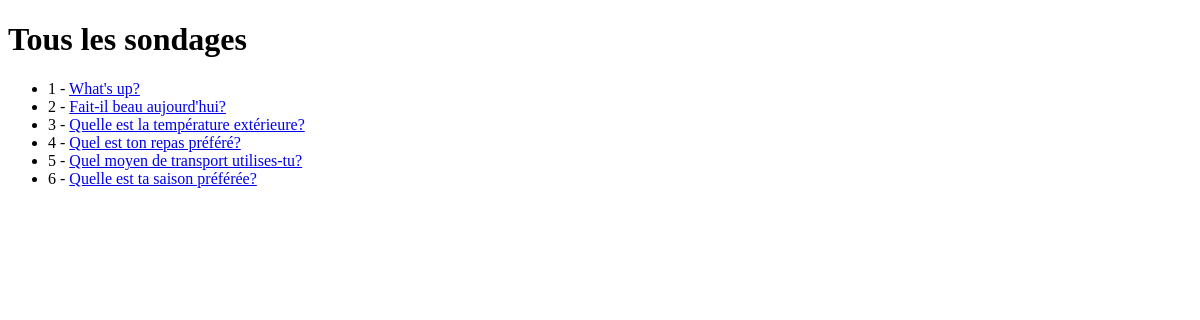
/polls/all/, run on an earlier commit of the app's database.
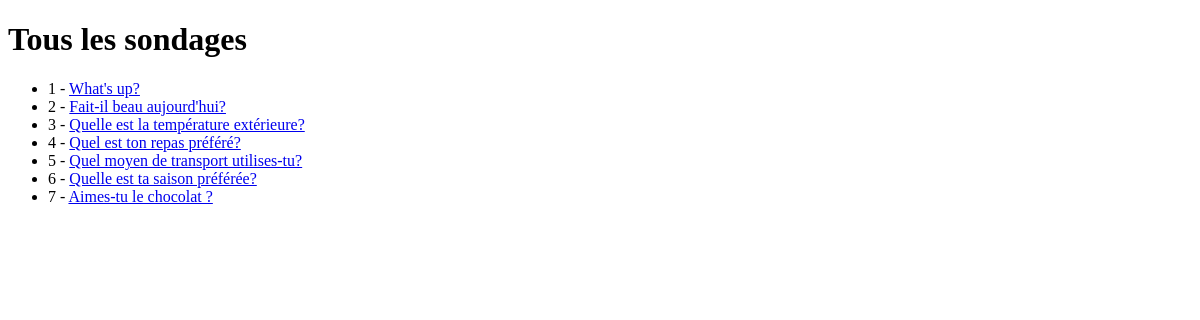
And on a later commit of the database.
### polls/models.py (models this page shows, shortened)
class Question(models.Model):
    question_text = models.CharField(max_length=200)
    pub_date = models.DateTimeField('date published')

### polls/views.py (the view)
# urls.py: path("all/", views.AllQuestionsView.as_view(), name="all"),
class AllQuestionsView(generic.ListView):
    model = Question
    template_name = "polls/all.html"
    context_object_name = "all_questions"

### polls/templates/polls/all.html (shortened to what this page needs)
<!DOCTYPE html>
<html lang="en">
<head>
</head>
<body>
    <h1>Tous les sondages</h1>
    <ul>
    {% for question in all_questions %}
        <li>
            {{ question.id }} -
            <a href="{% url 'polls:detail' question.id %}">
                {{ question.question_text }}
            </a>
        </li>
    {% endfor %}
    </ul>
</body>
</html>

What changed in the data, as far as the page shows it:
added Question: id "7", question_text "Aimes-tu le chocolat ?"
